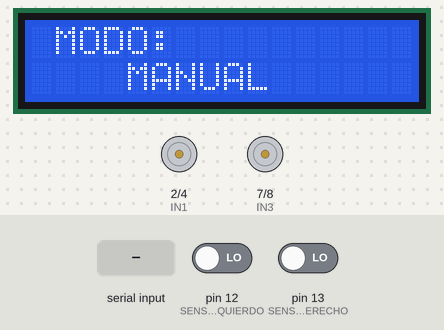
Bench run of a sketch on a simulated Arduino Uno, built with avr-gcc and run on an emulated ATmega328P. Parts: 16×2 character LCD, motor-driver pin pairs drawn as motors (green arrow = first pin HIGH = forward, orange = second pin HIGH = backward, longer = more drive, scaled by the enable pin). Inputs (shaded band) come from the test bench; at power-on: pin 12 (SENSOR_IZQUIERDO) LOW, pin 13 (SENSOR_DERECHO) LOW. What the sketch prints to the serial monitor is not drawn.

Above: at 1.2 s.
1.3 s: "M" received over the second serial link
At 1.8 s:
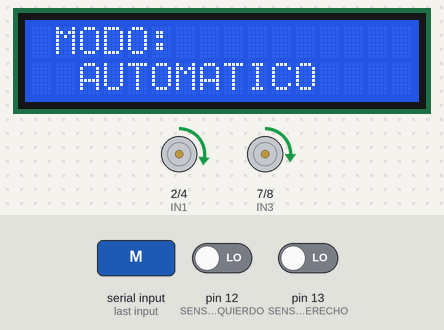
2.8 s: pin 12 (SENSOR_IZQUIERDO) driven HIGH
At 3.7 s:
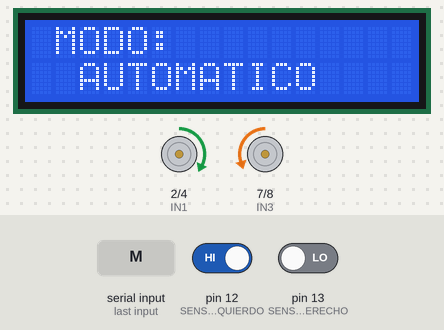
5.8 s: pin 13 (SENSOR_DERECHO) driven HIGH
At 6.2 s:
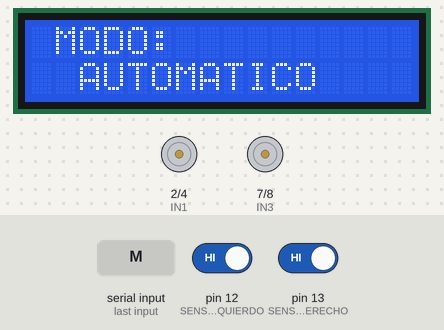
7.3 s: pin 12 (SENSOR_IZQUIERDO) driven LOW
At 8.3 s:
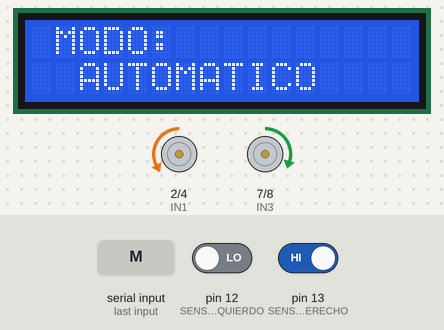
10.3 s: pin 12 (SENSOR_IZQUIERDO) driven HIGH
At 10.8 s:
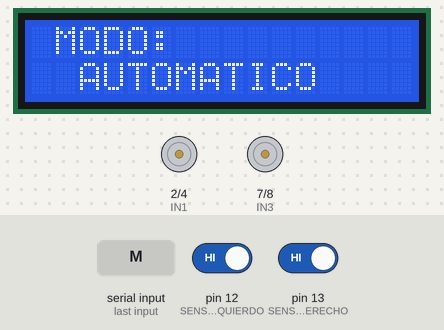
Timing chart, 0 to 13.3 s (numbered marks = the images above; inputs shaded):
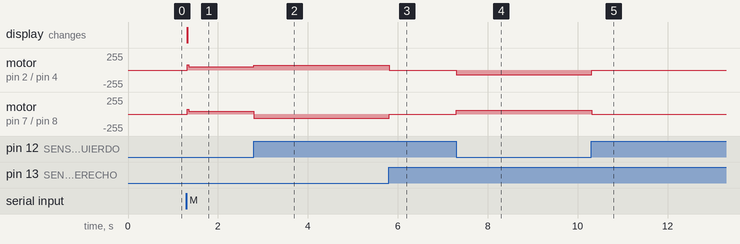

Measured:
- after the input at 1.3 s, motor on pin 2 (IN1) / pin 4 (IN2): stopped → forward 50/255 at once; motor on pin 7 (IN3) / pin 8 (IN4): stopped → forward 43/255 at once; the display: changes at once (image 1)
- after the input at 2.8 s, motor on pin 2 (IN1) / pin 4 (IN2): forward 50/255 → forward 70/255 at once; motor on pin 7 (IN3) / pin 8 (IN4): forward 43/255 → backward 61/255 at once
- after the input at 5.8 s, motor on pin 2 (IN1) / pin 4 (IN2): forward 70/255 → stopped at once; motor on pin 7 (IN3) / pin 8 (IN4): backward 61/255 → stopped at once
- after the input at 7.3 s, motor on pin 2 (IN1) / pin 4 (IN2): stopped → backward 71/255 at once; motor on pin 7 (IN3) / pin 8 (IN4): stopped → forward 60/255 at once
- after the input at 10.3 s, motor on pin 2 (IN1) / pin 4 (IN2): backward 71/255 → stopped at once; motor on pin 7 (IN3) / pin 8 (IN4): forward 60/255 → stopped at once

The sketch:

Todo_025.ino
```cpp
#include <Wire.h>
#include <LiquidCrystal_I2C.h>
#include <SoftwareSerial.h>

// Configuración LCD
LiquidCrystal_I2C lcd(0x27, 16, 2); // Dirección I2C puede variar (normalmente 0x27 o 0x3F)

SoftwareSerial BT(10, 11); // RX, TX Bluetooth

// Pines de motores
#define ENA 3
#define IN1 2
#define IN2 4
#define IN3 7
#define IN4 8
#define ENB 9

// Pines de sensores
#define SENSOR_IZQUIERDO 12
#define SENSOR_DERECHO 13

// Variables de control
const float FACTOR_A = 1.17;
const int VELOCIDAD_BASE = 43;
const int IMPULSO_INICIAL = 70;
const int GIRO_EXTRA = 1;
const int IMPULSO_GIRO = 60;
const int TIEMPO_IMPULSO = 30;

int velocidadManual = 60;
int velocidadManualB = velocidadManual * 1.20; // Compensa reversa

bool arrancado = false;
bool enGiro = false;
bool modoManual = true; // FALSE = AUTOMÁTICO, TRUE = MANUAL

void setup() {
  Serial.begin(9600);
  BT.begin(9600);

  // Motor
  pinMode(ENA, OUTPUT);
  pinMode(IN1, OUTPUT);
  pinMode(IN2, OUTPUT);
  pinMode(IN3, OUTPUT);
  pinMode(IN4, OUTPUT);
  pinMode(ENB, OUTPUT);

  // Sensores
  pinMode(SENSOR_IZQUIERDO, INPUT);
  pinMode(SENSOR_DERECHO, INPUT);

  // LCD
  lcd.init();
  lcd.backlight();
  lcd.clear();
  actualizarLCD();

  detener();
}

void mover(int velA, int velB, bool dirA, bool dirB) {
  analogWrite(ENA, velA * FACTOR_A);
  analogWrite(ENB, velB);
  digitalWrite(IN1, dirA);
  digitalWrite(IN2, !dirA);
  digitalWrite(IN3, dirB);
  digitalWrite(IN4, !dirB);
}

void detener() {
  analogWrite(ENA, 0);
  analogWrite(ENB, 0);
}

void impulsoArranque() {
  mover(IMPULSO_INICIAL, IMPULSO_INICIAL, 1, 1);
  delay(TIEMPO_IMPULSO);
  arrancado = true;
}

void impulsoGiro(bool izquierda) {
  if (izquierda) {
    mover(IMPULSO_GIRO, IMPULSO_GIRO + GIRO_EXTRA, 1, 0);
  } else {
    mover(IMPULSO_GIRO + GIRO_EXTRA, IMPULSO_GIRO, 0, 1);
  }
  delay(TIEMPO_IMPULSO);
}

// Funciones de control manual
void adelante() {
  analogWrite(ENA, velocidadManual);
  analogWrite(ENB, velocidadManual);
  digitalWrite(IN1, HIGH);
  digitalWrite(IN2, LOW);
  digitalWrite(IN3, HIGH);
  digitalWrite(IN4, LOW);
}

void atras() {
  analogWrite(ENA, velocidadManual);
  analogWrite(ENB, velocidadManualB);
  digitalWrite(IN1, LOW);
  digitalWrite(IN2, HIGH);
  digitalWrite(IN3, LOW);
  digitalWrite(IN4, HIGH);
}

void izquierda() {
  analogWrite(ENA, velocidadManual);
  analogWrite(ENB, velocidadManual);
  digitalWrite(IN1, HIGH);
  digitalWrite(IN2, LOW);
  digitalWrite(IN3, LOW);
  digitalWrite(IN4, HIGH);
}

void derecha() {
  analogWrite(ENA, velocidadManual);
  analogWrite(ENB, velocidadManual);
  digitalWrite(IN1, LOW);
  digitalWrite(IN2, HIGH);
  digitalWrite(IN3, HIGH);
  digitalWrite(IN4, LOW);
}

void actualizarLCD() {
  lcd.clear();
  lcd.setCursor(0, 0);
  lcd.print(" MODO:");
  lcd.setCursor(0, 1);
  if (modoManual) {
    lcd.print("    MANUAL");
  } else {
    lcd.print("  AUTOMATICO");
  }
}

void loop() {
  if (BT.available()) {
    char comando = BT.read();
    Serial.println(comando);

    // Cambio de modo
    if (comando == 'M') { // Letra 'M' para cambiar modo
      modoManual = !modoManual; // Alternar modo
      detener(); // Detener antes de cambiar de modo
      actualizarLCD();
    }

    if (modoManual) {
      // Control manual por Bluetooth
      if (comando == 'F') {
        adelante();
      } else if (comando == 'B') {
        atras();
      } else if (comando == 'L') {
        izquierda();
      } else if (comando == 'R') {
        derecha();
      } else if (comando == 'S') {
        detener();
      } else if (comando == 'U' && velocidadManual < 150) { // Aumentar velocidad
        velocidadManual += 10;
        velocidadManualB = velocidadManual * 1.20;
      } else if (comando == 'D' && velocidadManual > 20) { // Disminuir velocidad
        velocidadManual -= 10;
        velocidadManualB = velocidadManual * 1.20;
      }
    }
  }

  if (!modoManual) {
    // Modo automático (Seguidor de línea)
    bool izq = digitalRead(SENSOR_IZQUIERDO); // LOW = sobre la línea
    bool der = digitalRead(SENSOR_DERECHO);   // LOW = sobre la línea

    if (izq == LOW && der == LOW) { // Avanzar recto
      if (!arrancado || enGiro) {
        impulsoArranque();
        enGiro = false;
      }
      mover(VELOCIDAD_BASE, VELOCIDAD_BASE, 1, 1);
    }
    else if (izq == LOW && der == HIGH) { // Girar a la derecha
      impulsoGiro(false);
      mover(VELOCIDAD_BASE + GIRO_EXTRA, VELOCIDAD_BASE, 0, 1);
      enGiro = true;
    }
    else if (izq == HIGH && der == LOW) { // Girar a la izquierda
      impulsoGiro(true);
      mover(VELOCIDAD_BASE, VELOCIDAD_BASE + GIRO_EXTRA, 1, 0);
      enGiro = true;
    }
    else if (izq == HIGH && der == HIGH) { // Parar si no detecta línea
      detener();
      arrancado = false;
      enGiro = false;
    }
  }
}
```
